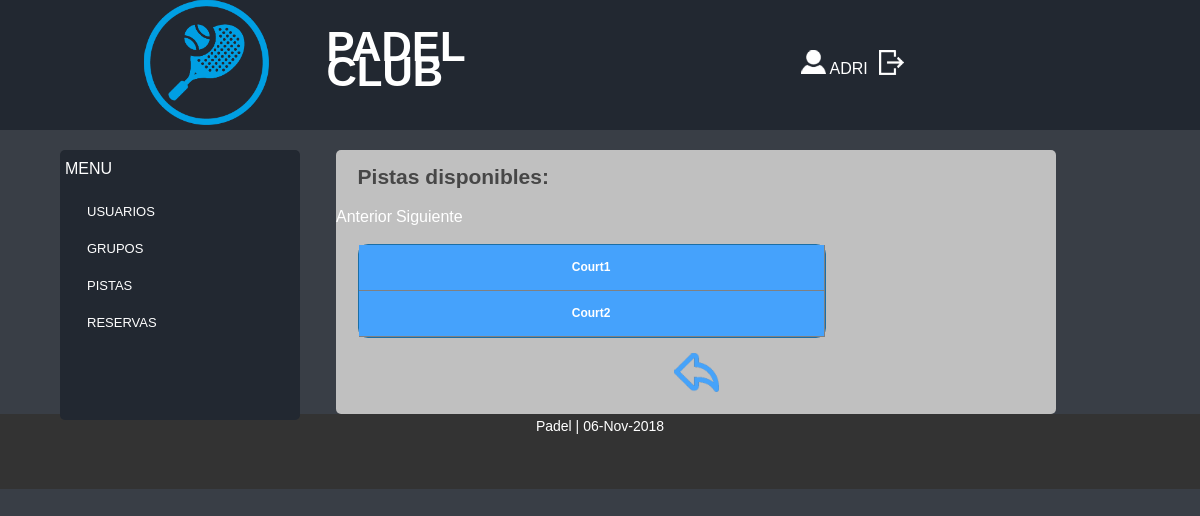
The app's page /Controllers/PISTAS_Controller.php?action=NEXTDAY&fecha=2018-10-10 (signed in), older data.
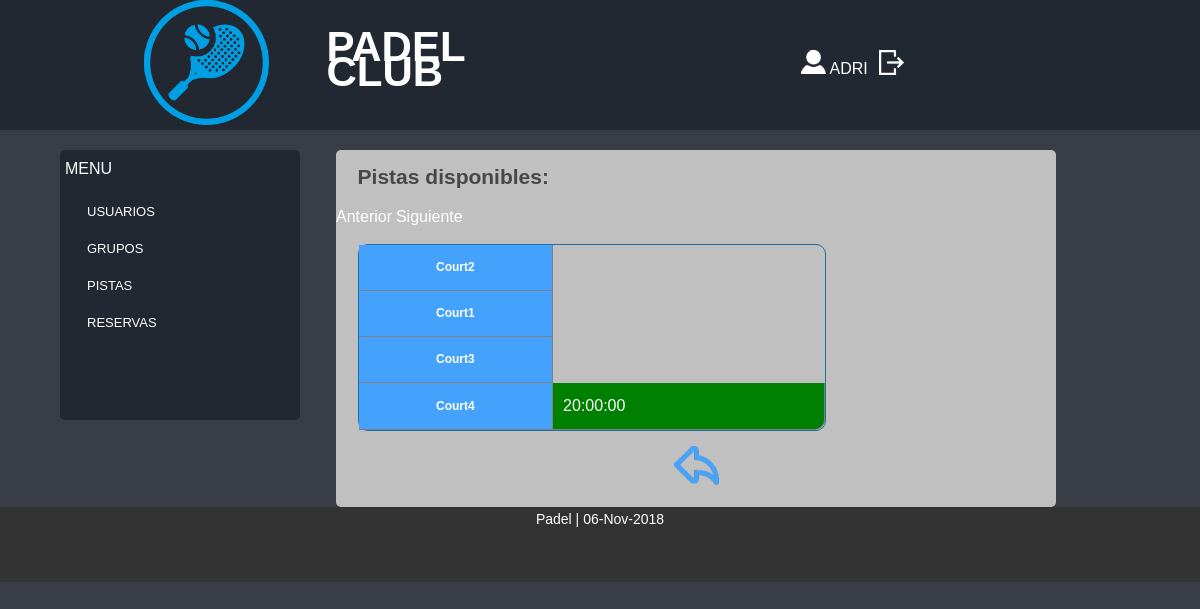
The same page, newer data.
### tables this page shows
CREATE TABLE `PISTA` (
  `idPista` int(10) NOT NULL,
  `restriccion` tinyint(1) DEFAULT NULL,
  `nombre` varchar(30) NOT NULL,
  `hora` time NOT NULL,
  `fecha` date NOT NULL
);

### Models/PISTAS_Model.php (called while the page is built, shortened)
<?php
class PISTAS_Model {
	var $fecha;
function __construct($idPista, $restriccion, $nombre, $hora, $fecha){
	$this->fecha = $fecha;
	include_once 'Access_DB.php';
	$this->mysqli = ConnectDB();
}
function _SHOWALL(){
	$sql = "SELECT * FROM PISTA WHERE (fecha = '$this->fecha') ORDER BY hora";
	$result = $this->mysqli->query($sql);
	if($result ->num_rows >0){
		$j = 0;
		while($tupla = mysqli_fetch_assoc($result)){
		   $tuplas[$j] = $tupla;
		   $j++;
		}
		return $tuplas;
	}
	else{
		return  false;
	}
}
function _SHOWNAMES(){
	$sql = "SELECT DISTINCT nombre FROM PISTA";
	$result = $this->mysqli->query($sql);
	if($result ->num_rows >0){
		$j = 0;
		while($tupla = mysqli_fetch_assoc($result)){
		   $tuplas[$j] = $tupla;
		   $j++;
		}
		return $tuplas;
	}
	else{
		return  false;
	}
}
}
?>

### Models/Access_DB.php (called while the page is built)
<?php
function ConnectDB()
{
    $mysqli = new mysqli("", 'root', '' , 'ABP_11');
	if ($mysqli->connect_errno) {
		include '../View/MESSAGE_View.php';
		new MESSAGE("Fallo al conectar a MySQL: (" . $mysqli->connect_errno . ") " . $mysqli->connect_error, './index.php');
		return false;
	}
	else{
		return $mysqli;
	}
}
?>

### Views/PISTA_SHOWALL_View.php (the view)
<?php
class PISTA_SHOWALL {
	function __construct($lista,$pistas,$array,$volver){
		$this->lista = $lista;
		$this->pistas = $pistas;
		$this->datos = $array;
		$this->volver = $volver;
		$this->render();
	}
	function render(){
		include 'Header.php';
?>
<div style="overflow-x:auto;">
				<h2>Pistas disponibles:</h2>
	<?php
	echo '<a href="'.$_SERVER['PHP_SELF'].'?action=PREVDAY&fecha='.$this->datos[0]['fecha'].'">Anterior</a>&nbsp';
	 echo '<a href="'.$_SERVER['PHP_SELF'].'?action=NEXTDAY&fecha='.$this->datos[0]['fecha'].'">Siguiente</a>';
		?>
		<table class="tablas separador">
						<tr>
						<?php
						for($j=0;$j<count($this->pistas);$j++){
							echo "<tr><th>".$this->pistas[$j]['nombre']."</th>";
							for($i=0; $i<count($this->datos);$i++){
								if($this->datos[$i]['nombre'] == $this->pistas[$j]['nombre']){
									if($this->datos[$i]['restriccion']){
										echo "<td style='background-color: coral;'>";
									}else{
										echo "<td style='background-color: green;'>";
									}
									echo "<a href=".$_SERVER['PHP_SELF'].'?action=SHOWCURRENT&'.($this->lista)[0].'='.$this->datos[$i]["idPista"].'>'.$this->datos[$i]["hora"]."</a></td>";
								}
							}
							echo "</tr>";
						}
							?>
					</table>
					<?php
								 echo "<p align='center'><a href=".$this->volver."><img src='../Views/images/atras.png' title='Atrás' alt='Atrás'></a></p>";
					?>
</div>
<?php
	include 'Footer.php';
	}
}
?>

Row changes from the older to the newer data that the page shows:
added pista: hora "20:00:00"
Text that changed along with them:
new list line: "Court3"
new list line: "Court4"
